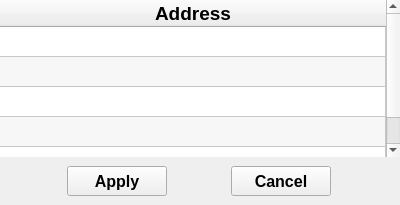
<?xml version="1.0" encoding="UTF-8"?>
<ui version="4.0">
 <class>SelectAddress</class>
 <widget class="QWidget" name="SelectAddress">
  <property name="geometry">
   <rect>
    <x>0</x>
    <y>0</y>
    <width>400</width>
    <height>205</height>
   </rect>
  </property>
  <property name="minimumSize">
   <size>
    <width>400</width>
    <height>205</height>
   </size>
  </property>
  <property name="maximumSize">
   <size>
    <width>400</width>
    <height>205</height>
   </size>
  </property>
  <property name="font">
   <font>
    <pointsize>8</pointsize>
   </font>
  </property>
  <property name="windowTitle">
   <string>Select Address</string>
  </property>
  <layout class="QVBoxLayout" name="layout_selectAddress">
   <property name="spacing">
    <number>0</number>
   </property>
   <property name="leftMargin">
    <number>0</number>
   </property>
   <property name="topMargin">
    <number>0</number>
   </property>
   <property name="rightMargin">
    <number>0</number>
   </property>
   <property name="bottomMargin">
    <number>0</number>
   </property>
   <item>
    <widget class="QFrame" name="frame_top">
     <layout class="QVBoxLayout" name="layout_frame_top">
      <property name="spacing">
       <number>0</number>
      </property>
      <property name="leftMargin">
       <number>0</number>
      </property>
      <property name="topMargin">
       <number>0</number>
      </property>
      <property name="rightMargin">
       <number>0</number>
      </property>
      <property name="bottomMargin">
       <number>0</number>
      </property>
      <item>
       <widget class="QTableWidget" name="tableWidget_address">
        <property name="font">
         <font>
          <pointsize>12</pointsize>
         </font>
        </property>
        <property name="frameShape">
         <enum>QFrame::NoFrame</enum>
        </property>
        <property name="horizontalScrollBarPolicy">
         <enum>Qt::ScrollBarAlwaysOff</enum>
        </property>
        <property name="editTriggers">
         <set>QAbstractItemView::NoEditTriggers</set>
        </property>
        <property name="alternatingRowColors">
         <bool>true</bool>
        </property>
        <property name="selectionMode">
         <enum>QAbstractItemView::MultiSelection</enum>
        </property>
        <property name="selectionBehavior">
         <enum>QAbstractItemView::SelectRows</enum>
        </property>
        <property name="rowCount">
         <number>5</number>
        </property>
        <attribute name="horizontalHeaderCascadingSectionResizes">
         <bool>true</bool>
        </attribute>
        <attribute name="horizontalHeaderMinimumSectionSize">
         <number>49</number>
        </attribute>
        <attribute name="horizontalHeaderDefaultSectionSize">
         <number>180</number>
        </attribute>
        <attribute name="horizontalHeaderStretchLastSection">
         <bool>true</bool>
        </attribute>
        <attribute name="verticalHeaderVisible">
         <bool>false</bool>
        </attribute>
        <row/>
        <row/>
        <row/>
        <row/>
        <row/>
        <column>
         <property name="text">
          <string>Address</string>
         </property>
         <property name="font">
          <font>
           <pointsize>14</pointsize>
           <weight>75</weight>
           <bold>true</bold>
          </font>
         </property>
        </column>
       </widget>
      </item>
     </layout>
    </widget>
   </item>
   <item>
    <widget class="QFrame" name="frame_bottom">
     <layout class="QHBoxLayout" name="layout_frame_bottom">
      <item>
       <widget class="QPushButton" name="btn_apply">
        <property name="minimumSize">
         <size>
          <width>100</width>
          <height>30</height>
         </size>
        </property>
        <property name="maximumSize">
         <size>
          <width>100</width>
          <height>16777215</height>
         </size>
        </property>
        <property name="font">
         <font>
          <pointsize>12</pointsize>
          <weight>75</weight>
          <bold>true</bold>
         </font>
        </property>
        <property name="text">
         <string>Apply</string>
        </property>
       </widget>
      </item>
      <item>
       <widget class="QPushButton" name="btn_cancel">
        <property name="minimumSize">
         <size>
          <width>100</width>
          <height>30</height>
         </size>
        </property>
        <property name="maximumSize">
         <size>
          <width>100</width>
          <height>16777215</height>
         </size>
        </property>
        <property name="font">
         <font>
          <pointsize>12</pointsize>
          <weight>75</weight>
          <bold>true</bold>
         </font>
        </property>
        <property name="layoutDirection">
         <enum>Qt::LeftToRight</enum>
        </property>
        <property name="text">
         <string>Cancel</string>
        </property>
       </widget>
      </item>
     </layout>
    </widget>
   </item>
  </layout>
 </widget>
 <resources/>
 <connections/>
</ui>
